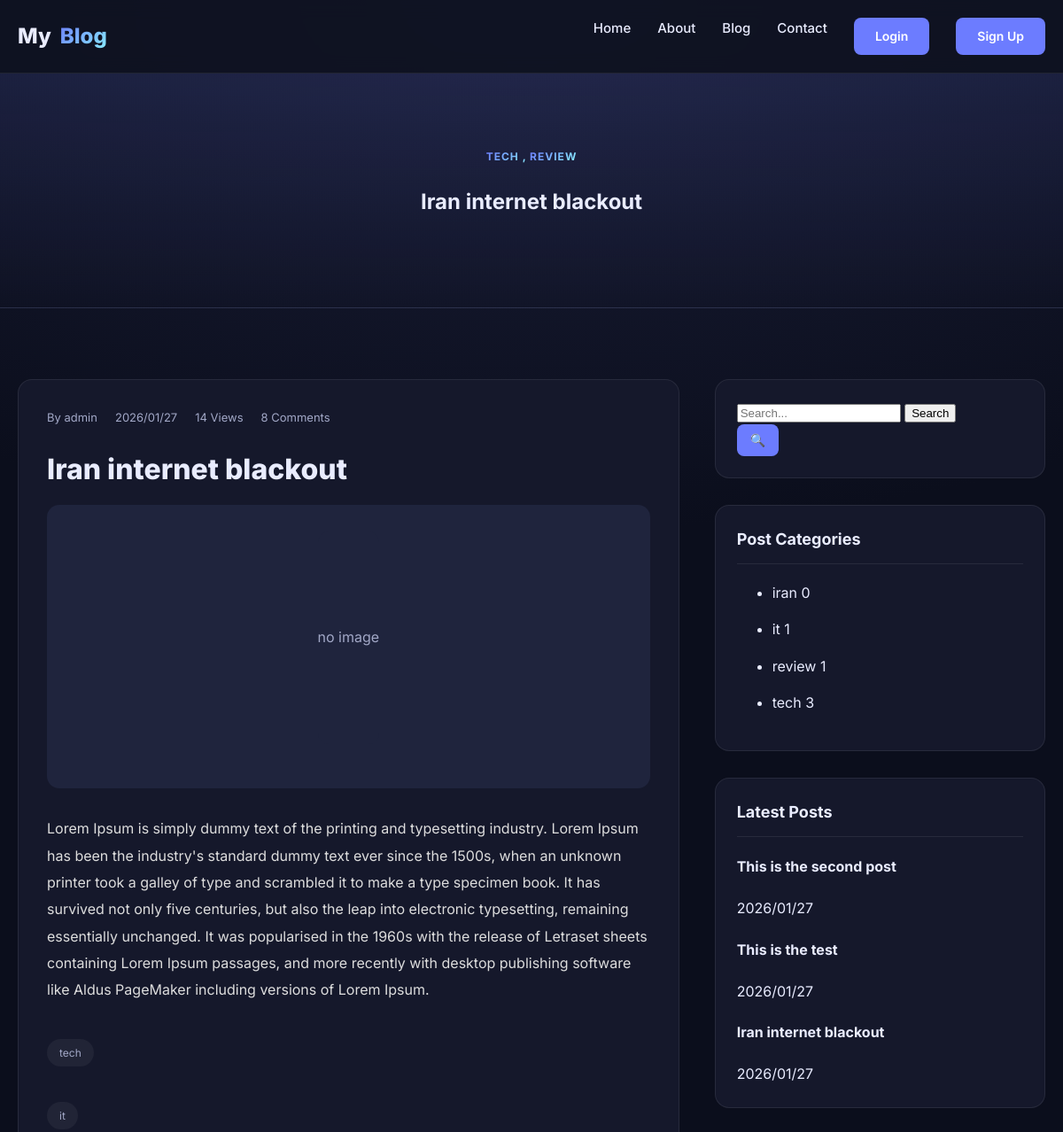
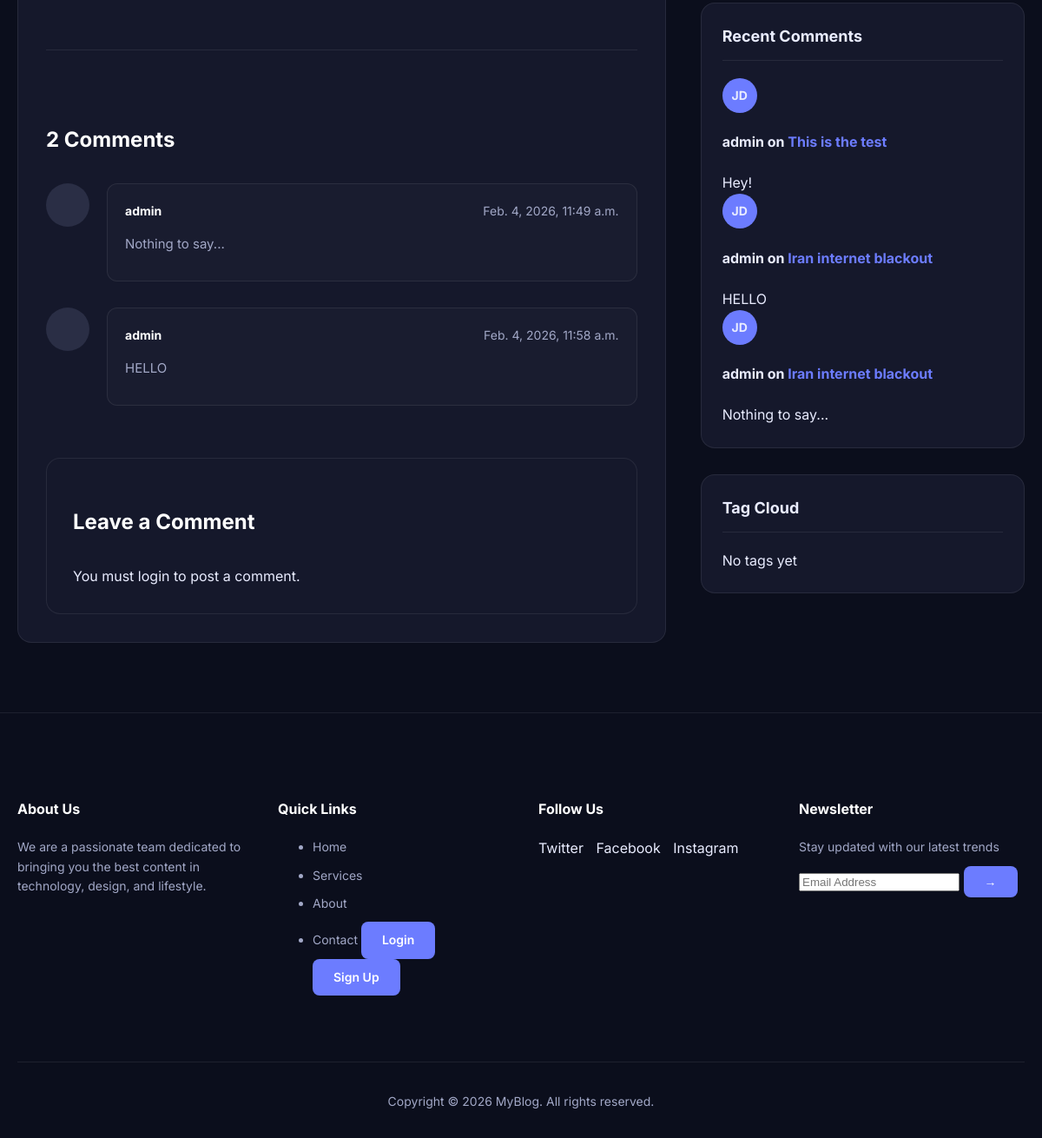
/1/, run on the app's committed database (2 pictures, top to bottom).
### posts/models.py (models this page shows, shortened)
class Category(models.Model):
    name = models.CharField(max_length=100, unique=True)
    slug = models.SlugField(unique=True)
    class Meta:
      verbose_name_plural = "Categories"

class Post(models.Model):
    img = models.ImageField(upload_to='blog_images/', blank=True, null=True)
    title = models.CharField(max_length=200)
    content = models.TextField()
    author = models.ForeignKey(
        settings.AUTH_USER_MODEL,
        on_delete=models.CASCADE,
        related_name="posts"
    )
    created_date = models.DateTimeField(auto_now_add=True)
    updated_date = models.DateTimeField(auto_now=True)
    status = models.BooleanField(default=True)
    def __str__(self):
        return f"{self.title}"
    category = models.ManyToManyField(
        Category,
        related_name="posts",
        blank=True
    )
    tag = models.ManyToManyField(
        Tag,
        related_name="posts",
        blank=True
    )
    counted_views = models.IntegerField(default=0)

class Tag(models.Model):
    name = models.CharField(max_length=100, unique=True)
    slug = models.SlugField(unique=True)

class Comment(models.Model):
    post = models.ForeignKey(
        Post,
        on_delete=models.CASCADE,
        related_name='comments'
    )
    user_comment = models.ForeignKey(
        settings.AUTH_USER_MODEL,
        on_delete=models.CASCADE,
        related_name="user_comment"
    )
    content = models.TextField()
    is_active = models.BooleanField(default=False)
    created_at = models.DateTimeField(auto_now_add=True)

### accounts/models.py (models this page shows)
class CustomUser(AbstractUser):
    email = models.EmailField(unique=True)
    first_name = models.CharField(max_length=50)
    last_name = models.CharField(max_length=50)
    phone_number = models.CharField(max_length=20, blank=False, null=False)
    profile_picture = models.ImageField(upload_to='profiles/', blank=True, null=True)
    biography = models.TextField(default="No bio")
    def __str__(self):
        return self.username

### posts/views.py (the view)
# urls.py: path("<int:pid>/", single_post, name="single"),
def single_post(request, pid):
    post = get_object_or_404(Post, id=pid)
    post.counted_views += 1
    post.save()
    categories = Category.objects.annotate(
        post_count=Count('posts', distinct=True)
    )
    if request.method == 'POST' and request.user.is_authenticated:
        form = CommentForm(request.POST)
        if form.is_valid():
            comment = form.save(commit=False)
            comment.post = post
            comment.user_comment = request.user
            comment.save()
            messages.add_message(request,messages.SUCCESS,'Your comment has been submitted. It will appear after the admin confirmation.')
            return redirect('blog:single', post.id)
        else:
            messages.add_message(request,messages.ERROR,'Your comment has not been submitted.')
    else:
     form = CommentForm()
    active_comments = post.comments.filter(is_active=True)
    return render(request, 'blog/single.html',{
        'post': post,
        'categories': categories,
        'form': form,
        'comment_count': active_comments.count(),
    })

### posts/forms.py
class CommentForm(forms.ModelForm):
    captcha = CaptchaField()
    class Meta:
        model = Comment
        fields = ['content', 'captcha']
        widgets = {
            'content': forms.Textarea(attrs={
                'class': 'form-control',
                'placeholder': '...',
            }),
        }

### posts/templatetags/blog_tags.py (called while the page is built)
@register.inclusion_tag('blog/partials/sidebar/latest_posts.html')
def show_latest_posts():
    posts = Post.objects.all().order_by('-id')[:3]
    return {'posts': posts}

@register.inclusion_tag('blog/partials/sidebar/recent_comments.html')
def show_recent_comments(count=3):
    comments = Comment.objects.filter(is_active=1).order_by('-created_at')[:3]
    return {'comments': comments}

### templates/blog/single.html (shortened to what this page needs)
{% extends 'base.html' %}
{% load blog_tags %}
{% block content %}
<section class="hero">
  <div class="container">
    {% for category in post.category.all %}
    <span class="badge">{{category.name}} {% if not forloop.last %}, {% endif %}</span>
    {% empty %}
    <span class="badge">No Category</span>
    {% endfor %}
    <h1>{{post.title}}</h1>
  </div>
</section>
<section class="main-area">
  <div class="container layout-grid">
    <article class="single-post">
      <div class="single-meta">
        <span>By {{post.author}}</span>
        <span>{{post.created_date|date:"Y/m/d"}}</span>
        <span>{{post.counted_views}} Views</span>
        <span>8 Comments</span>
      </div>
      <h2 class="single-title">{{post.title}}</h2>
      <div class="single-image">
        {% if post.img %}
          <img src="{{post.img.url}}" alt="{{ post.title }}">
        {% else %}
          <div style="background: #1f243d; height: 240px; border-radius: 12px; margin-bottom: 20px; display: flex; align-items: center; justify-content: center; color: var(--muted);">no image</div>
        {% endif %}
      </div>
      <div class="single-content">
        <p>{{post.content}}</p>
      </div>
      {% for tag in post.tag.all %}
      <div class="post-tags">
        <span class="tag">{{tag.name}}</span>
      </div>
      {% empty %}
      <div class="post-tags"><span class="tag">No tags</span></div>
      {% endfor %}
      {% include 'blog/comment.html' %}
    </article>
    <aside class="sidebar-widgets">
      {% include 'blog/partials/sidebar/search.html' %}
      {% include 'blog/partials/sidebar/categories.html' %}
      {% show_latest_posts %}
      {% show_recent_comments %}
      {% include 'blog/partials/sidebar/tag_cloud.html' %}
    </aside>
  </div>
</section>
{% endblock %}

### templates/blog/comment.html (shortened to what this page needs)
<div class="comments-area">
  <h3 class="comments-title">{{ comment_count }} Comment{{comment_count|pluralize }}</h3>
  <div class="comment-list">
    {% for comment in post.comments.all %}
       {% if comment.is_active %}
    <div class="comment-item">
      <div class="comment-avatar"></div>
      <div class="comment-body">
        <div class="comment-header">
          <span class="comment-author">{{ comment.user_comment.username }}</span>
          <span class="comment-date">{{comment.created_at}}</span>
        </div>
        <p class="comment-text">{{comment.content}}</p>
      </div>
    </div>
    {% endif %}
    {% empty %}
    <p>No comments yet. Be the first to share your thoughts!</p>
    {% endfor %}
  </div>
  <div class="comment-form-wrap">
    <h3 class="comments-title">Leave a Comment</h3>
    {% if user.is_authenticated %}
    <form action="" class="comment-form" method="POST">
        {% for message in messages %}
        {{message}}
        {% endfor %}
        <div class="form-group half">
          <div>Logged in as: {{user.username}}</div>
        </div>
      {% csrf_token %}
      <div class="form-group">
        {{form.content}}
        {{form.content.errors}}
      </div>
      <div class="form-row">
      </div>
      <div class="form-group">
        {{ form.captcha }}
        {{ form.captcha.errors }}
      </div>
      <button type="submit" class="btn">Post Comment</button>
    </form>
    {% else %}
          <div class="form-group">
       You must login to post a comment.
      </div>
    {% endif %}
  </div>
</div>

### templates/blog/partials/sidebar/categories.html
<div class="widget">
  <h3 class="widget-title">Post Categories</h3>
  {% for category in categories %}
  <ul class="cat-list">
    <li><a href="{% url 'blog:cat' category_slug=category.slug %}">{{category.name}}</a> <span>{{category.post_count}}</span></li>
  </ul>
{% endfor %}
</div>

### templates/blog/partials/sidebar/latest_posts.html (shortened to what this page needs)
<div class="widget">
  <h3 class="widget-title">Latest Posts</h3>
  <div class="mini-post">
    <div class="mini-details">
      {% for post in posts %}
      <h4><a href="{% url 'blog:single' pid=post.id %}">{{post.title}}</a></h4>
      <span class="date">{{post.created_date|date:"Y/m/d"}}</span>
      {% endfor %}
    </div>
  </div>
</div>

### templates/blog/partials/sidebar/recent_comments.html
<div class="widget">
  <h3 class="widget-title">Recent Comments</h3>
  {% for comment in comments %}
  <div class="mini-post">
    <div style="width: 40px; height: 40px; border-radius: 50%; background: var(--accent); display: grid; place-items: center; font-weight: bold; font-size: 14px;">JD</div>
    <div class="mini-details">
      <h4>{{comment.user_comment}} on <a href="#" style="color: var(--accent);">{{comment.post}}</a></h4>
      <span class="date">{{comment.content}}</span>
    </div>
  </div>
  {% endfor %}
</div>

### templates/base.html (style rules this page uses)
:root { --bg:#0f1220; --card:#15182b; --muted:#a2a8c7; --text:#e9ecff; --accent:#6c7cff; --accent-hover:#5a6ae6; --accent-2:#89f0ff; --border:rgba(255,255,255,.08); --gradient:linear-gradient(135deg,var(--accent),var(--accent-2)); }
* { box-sizing:border-box }
body { margin:0;font-family:Inter,system-ui,sans-serif;background:radial-gradient(1200px 600px at 50% 0%,#1a1e38,#0b0e1c),var(--bg);color:var(--text);line-height:1.6 }
a { text-decoration:none;color:inherit;transition:.2s }
.container { max-width:1200px;margin:0 auto;padding:0 20px }
.badge { background:var(--gradient);-webkit-background-clip:text;-webkit-text-fill-color:transparent;font-weight:700;text-transform:uppercase;font-size:12px;letter-spacing:1px }

### templates/blog/single.html (style rules this page uses)
.hero { padding:80px 0;text-align:center;background:linear-gradient(180deg,rgba(108,124,255,.1),transparent);border-bottom:1px solid var(--border) }
.main-area { padding:80px 0 }
.layout-grid { display:grid;grid-template-columns:1fr;gap:40px }
@media (min-width:992px) { .layout-grid { grid-template-columns:2fr 1fr } }
.single-post { background:var(--card);border:1px solid var(--border);border-radius:16px;padding:32px }
.single-meta { display:flex;gap:20px;font-size:13px;color:var(--muted);margin-bottom:20px;flex-wrap:wrap }
.single-title { font-size:32px;font-weight:800;line-height:1.3;margin-bottom:20px }
.single-image { width:100%;height:320px;background:#1f243d;border-radius:14px;margin-bottom:30px;overflow:hidden;display:flex;align-items:center;justify-content:center;color:var(--muted) }
.single-content { line-height:1.9;color:#ddd }
.single-content p { margin-bottom:18px }
.post-tags { margin-top:40px;display:flex;gap:10px;flex-wrap:wrap }
.tag { padding:6px 14px;background:rgba(255,255,255,0.05);border-radius:20px;font-size:12px;color:var(--muted) }
.widget { background:var(--card);padding:24px;border-radius:16px;border:1px solid var(--border);margin-bottom:30px }
.widget-title { font-size:18px;font-weight:700;margin:0 0 20px;border-bottom:1px solid var(--border);padding-bottom:12px }

### templates/blog/comment.html (style rules this page uses)
.comments-area { margin-top: 60px; border-top: 1px solid var(--border); padding-top: 60px; }
.comments-title { font-size: 24px; font-weight: 700; margin-bottom: 30px; color: white; }
.comment-item { display: flex; gap: 20px; margin-bottom: 30px; }
.comment-avatar { width: 50px; height: 50px; border-radius: 50%; background: #2a2e45; flex-shrink: 0; }
.comment-body { flex: 1; background: rgba(255,255,255,0.02); padding: 20px; border-radius: 12px; border: 1px solid var(--border); }
.comment-header { display: flex; justify-content: space-between; margin-bottom: 10px; font-size: 14px; }
.comment-author { font-weight: 700; color: white; }
.comment-date { color: var(--muted); }
.comment-text { color: var(--muted); font-size: 15px; line-height: 1.6; margin-bottom: 10px; }
.comment-form-wrap { margin-top: 60px; background: var(--card); padding: 30px; border-radius: 16px; border: 1px solid var(--border); }

### data on the page
Category: name "TECH", name "tech", post_count "3"
Category: name "REVIEW", name "review", post_count "1"
Post: title "Iran internet blackout", author "admin", created_date "2026/01/27", counted_views "14", content "Lorem Ipsum is simply dummy text of the printing and typesetting industry. Lorem Ipsum has been the industry's standard dummy text ever since the 1500s, when an unknown printer took a galley of type and scrambled it to make a type specimen book. It has survived not only five centuries, but also the leap into electronic typesetting, remaining essentially unchanged. It was popularised in the 1960s with the release of Letraset sheets containing Lorem Ipsum passages, and more recently with desktop publishing software like Aldus PageMaker including versions of Lorem Ipsum."
Tag: name "tech"
Tag: name "it"
Comment: user_comment.username "admin", created_at "Feb. 4, 2026, 11:49 a.m.", content "Nothing to say...", user_comment "admin", post "Iran internet blackout"
Comment: user_comment.username "admin", created_at "Feb. 4, 2026, 11:58 a.m.", content "HELLO", user_comment "admin", post "Iran internet blackout"
Category: name "iran", post_count "0"
Category: name "it", post_count "1"
Post: title "This is the second post", created_date "2026/01/27"
Post: title "This is the test", created_date "2026/01/27"
Comment: user_comment "admin", post "This is the test", content "Hey!"

### other printed values
{{ comment_count }} "2"
